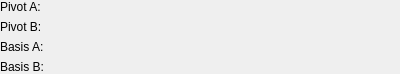
<?xml version="1.0" encoding="UTF-8"?>
<ui version="4.0">
 <class>Fixed</class>
 <widget class="QWidget" name="Fixed">
  <property name="geometry">
   <rect>
    <x>0</x>
    <y>0</y>
    <width>400</width>
    <height>66</height>
   </rect>
  </property>
  <property name="windowTitle">
   <string>Form</string>
  </property>
  <layout class="QFormLayout" name="formLayout">
   <property name="leftMargin">
    <number>0</number>
   </property>
   <property name="topMargin">
    <number>0</number>
   </property>
   <property name="rightMargin">
    <number>0</number>
   </property>
   <property name="bottomMargin">
    <number>0</number>
   </property>
   <item row="0" column="0">
    <widget class="QLabel" name="label">
     <property name="text">
      <string>Pivot A:</string>
     </property>
    </widget>
   </item>
   <item row="0" column="1">
    <widget class="Vec3Setter" name="widgetPivotA" native="true"/>
   </item>
   <item row="1" column="0">
    <widget class="QLabel" name="label_2">
     <property name="text">
      <string>Pivot B:</string>
     </property>
    </widget>
   </item>
   <item row="1" column="1">
    <widget class="Vec3Setter" name="widgetPivotB" native="true"/>
   </item>
   <item row="2" column="0">
    <widget class="QLabel" name="label_3">
     <property name="text">
      <string>Basis A:</string>
     </property>
    </widget>
   </item>
   <item row="2" column="1">
    <widget class="RotationSetter" name="widgetBasisA" native="true"/>
   </item>
   <item row="3" column="0">
    <widget class="QLabel" name="label_4">
     <property name="text">
      <string>Basis B:</string>
     </property>
    </widget>
   </item>
   <item row="3" column="1">
    <widget class="RotationSetter" name="widgetBasisB" native="true"/>
   </item>
  </layout>
 </widget>
 <customwidgets>
  <customwidget>
   <class>Vec3Setter</class>
   <extends>QWidget</extends>
   <header>vec3setter.h</header>
   <container>1</container>
  </customwidget>
  <customwidget>
   <class>RotationSetter</class>
   <extends>QWidget</extends>
   <header>rotationsetter.h</header>
   <container>1</container>
  </customwidget>
 </customwidgets>
 <resources/>
 <connections/>
</ui>
